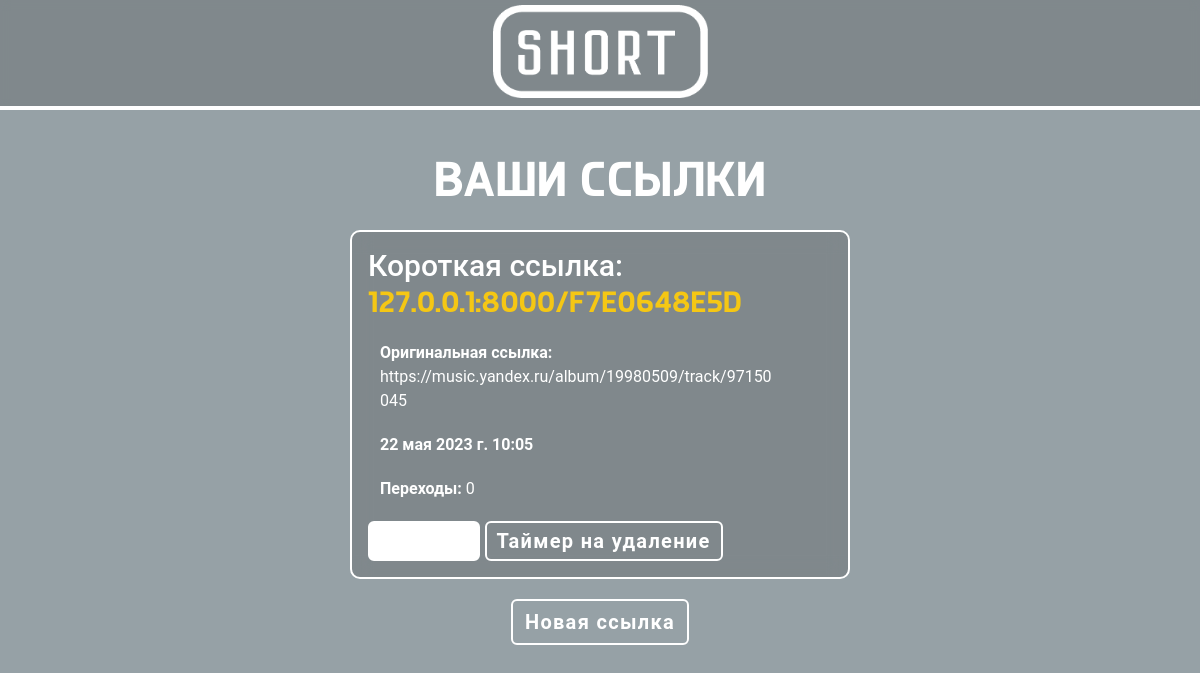
Before: / with the older database file.
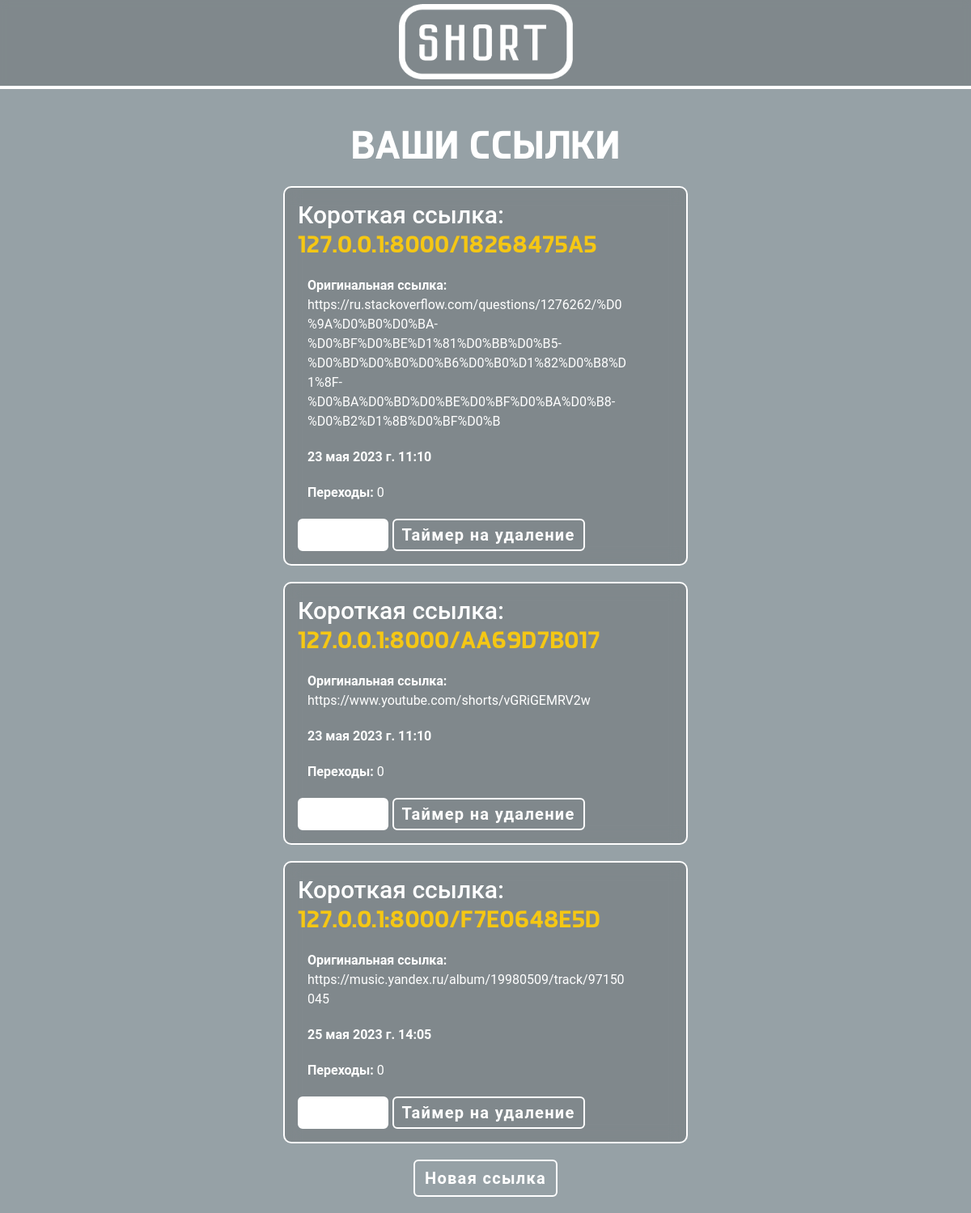
After: the same page with the newer database file.
### shorty/models.py (models this page shows, shortened)
class URL(models.Model):
    full_url = models.URLField(unique=True)
    url_hash = models.URLField(unique=True)
    clicks = models.IntegerField(default=0)
    created_at = models.DateTimeField(auto_now_add=True)
    class Meta:
        verbose_name = 'Сохраненная ссылка'
        verbose_name_plural = 'Сохраненные ссылки'

### shorty/views.py (the view)
# urls.py: path('',  views.shortlink, name='shortlink'),
def shortlink(request):
    url_hash = URL.objects.order_by('id')
    data = {
        'title': 'Ваши ссылки',
        'URL': url_hash
    }
    return render(request, 'shorty/shorty_home.html', data)

### shorty/templates/shorty/shorty_home.html (shortened to what this page needs)
{% extends 'main/layout.html' %}
{% block content %}
    <div class="features">
        <h1>{{ title }}</h1>
        {% for el in URL %}
        <div class="alert alert-warning">
            <h3>Короткая ссылка: <a href="http://127.0.0.1:8000/{{ el.url_hash }}" id="url">127.0.0.1:8000/{{ el.url_hash }}</a></h3>
            <p><b>Оригинальная ссылка:</b> {{el.full_url}}</p>
            <p><b>{{el.created_at}}</b></p>
            <p><b>Переходы:</b> {{el.clicks}}</p>
            <a href="{% url 'shortlink-detail' el.id %}/delete" class="btn btn-danger"><p>Удалить</p></a>
            <a href="{% url 'shutdown' el.id %}" class="btn btn-warning"><p>Таймер на удаление</p></a>
        </div>
        {% endfor %}
        <a href="{% url 'shorty_home' %}" class="btn btn-success"><p>Новая ссылка</p></a>
    </div>
{% endblock %}

### shorty/templates/main/layout.html (shortened to what this page needs)
{% load static %} <! --всегда пиши лоад статик -->
<!DOCTYPE html>
<html lang="en">
<head>
    <link rel="stylesheet" href="https://cdn.jsdelivr.net/npm/bootstrap@5.2.3/dist/css/bootstrap.min.css">
    <link rel="stylesheet" href="{% static 'main/css/main.css' %}">
</head>
<body>
    <header>
        <div class="head">
            <img src="{% static 'main/img/logo.gif' %}" alt="logo">
        </div>
    </header>
    <main>
    {% block content %}
    {% endblock %}
    </main>
</body>
</html>

### shorty/static/main/css/main.css (style rules this page uses)
body { background: #96a1a6 url(../img/background5.jpg) no-repeat; background-size: cover; background-attachment: fixed; }
header { background: rgba(66, 66, 66, 0.25); width: 100%; top: 0; height: 110px; color: blueviolet; border-bottom: 4px solid rgb(255, 255, 255); backdrop-filter: blur(5px); position: fixed; z-index: 3; }
.head { width: 390px; margin: auto; }
header img { width: 215px; height: 93px; display: block; margin-left: auto; margin-right: auto; margin-top: 5px; }
.features { margin-left: auto; text-align: center; word-wrap: break-word; }
.features h1 { font-size: 50px; margin-top: 150px; color: #ffffff; font-family: "Gothland"; }
.features p { max-width: 400px; margin: 20px 12px; color: #ffffff; font-family: Roboto; }
.alert-warning h3 { color: #ffffff; font-family: Roboto; font-size: 30px; }
#url { color: rgb(245, 199, 20); transition: all 0.4s; font-family: "Gothland"; }
div .alert-warning { width: 500px; margin: 20px auto; text-align: left; background-color: rgba(66, 66, 66, 0.25); backdrop-filter: blur(10px); border: 2px solid rgb(255, 255, 255); border-radius: 10px; }
a { font-family: "Gothland"; font-size: 30px ; text-decoration: none; color: #000000; }
.btn-warning { color:transparent; border: 2px solid white; background: rgba(255, 255, 255, 0); padding-left: 10px; padding-right: 10px; padding-top: 3px; padding-bottom: 3px; }
.btn-warning p { color: white; margin: 0; font-size: 20px; font-family: Roboto; font-weight: bold; letter-spacing: 1.3px; }
.btn-danger { background-color: rgba(255, 255, 255, 1); border: 2px solid white; overflow:hidden; display:inline-block; font-weight:bold; color:transparent; padding-left: 10px; padding-right: 10px; padding-top: 3px; padding-bottom: 3px; }
.btn-danger p { background: url(../img/background5.jpg) -9px -7px repeat; background-attachment: fixed; background-size: cover; -webkit-text-fill-color: transparent; -webkit-background-clip: text; display:block; margin: 0; font-family: Roboto; font-weight: bold; font-size: 20px; letter-spacing: 1.3px; }
.btn-success { color:transparent; border: 2px solid white; background: rgba(255, 255, 255, 0); margin-bottom: 20px; }
.btn-success p { color: white; margin: 0; padding: 0; font-family: Roboto; font-weight: bold; font-size: 20px; letter-spacing: 1.3px; }

Changed rows visible on the page:
removed URL: url_hash "f7e0648e5d", full_url "https://music.yandex.ru/album/19980509/track/97150045", created_at "22 мая 2023 г. 10:05", clicks "0"
added URL: url_hash "18268475a5", full_url "https://ru.stackoverflow.com/questions/1276262/%D0%9A%D0%B0%D0%BA-%D0%BF%D0%BE%D1%81%D0%BB%D0%B5-%D0%BD%D0%B0%D0%B6%D0%B0%D1%82%D0%B8%D1%8F-%D0%BA%D0%BD%D0%BE%D0%BF%D0%BA%D0%B8-%D0%B2%D1%8B%D0%BF%D0%B", created_at "23 мая 2023 г. 11:10", clicks "0"
added URL: url_hash "aa69d7b017", full_url "https://www.youtube.com/shorts/vGRiGEMRV2w", created_at "23 мая 2023 г. 11:10", clicks "0"
added URL: url_hash "f7e0648e5d", full_url "https://music.yandex.ru/album/19980509/track/97150045", created_at "25 мая 2023 г. 14:05", clicks "0"
